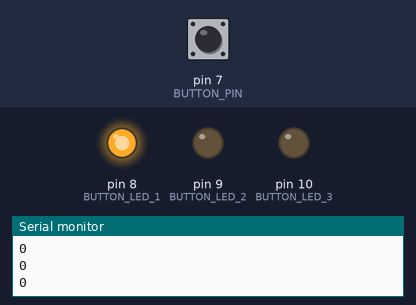
Bench run of a sketch on a simulated Arduino Uno, built with avr-gcc and run on an emulated ATmega328P. On the bench: output pins drawn as LEDs (lit = HIGH), the last lines printed to the serial monitor. Inputs (shaded band) come from the test bench; at power-on: pin 7 (BUTTON_PIN) LOW.

Above: at 1.2 s.
1.3 s: pin 7 (BUTTON_PIN) pulled HIGH for 1 s
At 3.1 s:
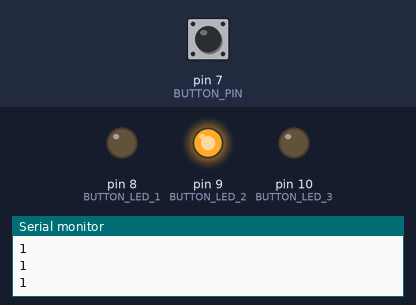
4.3 s: pin 7 (BUTTON_PIN) pulled HIGH for 0.15 s
At 4.8 s:
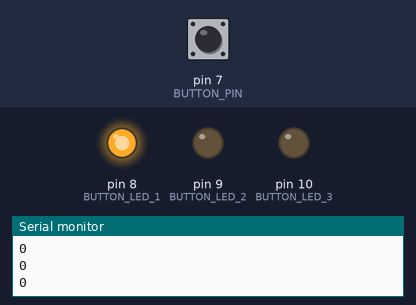
5.9 s: pin 7 (BUTTON_PIN) pulled HIGH for 3.2 s
At 9.7 s:
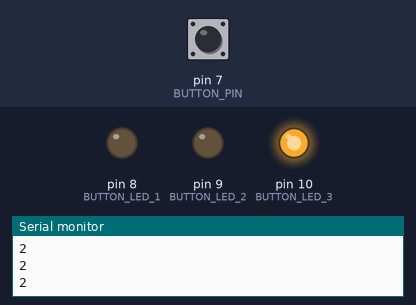
Timing chart, 0 to 11.2 s (numbered marks = the images above; inputs shaded):
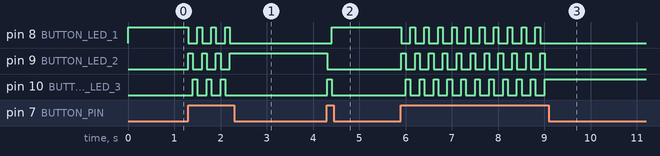

The sketch:

blink_3_led.ino
```cpp
#define BUTTON_PIN 7
#define BUTTON_LED_1 8
#define BUTTON_LED_2 9
#define BUTTON_LED_3 10
int cout = 0;

void setup() {
  // put your setup code here, to run once:
  pinMode(BUTTON_LED_1, OUTPUT);
  pinMode(BUTTON_LED_2, OUTPUT);
  pinMode(BUTTON_LED_3, OUTPUT);

  pinMode(BUTTON_PIN,  INPUT);

  Serial.begin(9600);

}

void loop() {

 int sate = digitalRead(BUTTON_PIN);

 if(sate == 1){
  cout++;
  if (cout >2) {
  cout = 0;
  }
 }
Serial.println(cout);
 if (cout==0) {
    digitalWrite(BUTTON_LED_1,  HIGH);
    digitalWrite(BUTTON_LED_2,  LOW);
    digitalWrite(BUTTON_LED_3,  LOW);
 }
  if (cout==1) {
    digitalWrite(BUTTON_LED_2,  HIGH);
    digitalWrite(BUTTON_LED_3,  LOW);
    digitalWrite(BUTTON_LED_1,  LOW);

 }
 if (cout==2) {
    digitalWrite(BUTTON_LED_3,  HIGH);
    digitalWrite(BUTTON_LED_1,  LOW);
    digitalWrite(BUTTON_LED_2,  LOW);
 }
 delay(100);
}
```

Measured:
- after the input at 1.3 s, pin 8 (BUTTON_LED_1): alternates HIGH for 0.10 s and LOW for 0.20 s, 7 changes in all, then stays LOW, starting at once; pin 9 (BUTTON_LED_2): alternates HIGH for 0.10 s and LOW for 0.20 s, 7 changes in all, then stays HIGH, starting at once
- after the input at 4.3 s, pin 8 (BUTTON_LED_1): LOW → HIGH after 0.10 s; pin 9 (BUTTON_LED_2): HIGH → LOW at once; pin 10 (BUTTON_LED_3): LOW → HIGH at once, → LOW 0.10 s later
- after the input at 5.9 s, pin 8 (BUTTON_LED_1): alternates HIGH for 0.10 s and LOW for 0.20 s, 21 changes in all, then stays LOW, starting at once; pin 9 (BUTTON_LED_2): alternates HIGH for 0.10 s and LOW for 0.20 s, 22 changes in all, then stays LOW, starting at once
